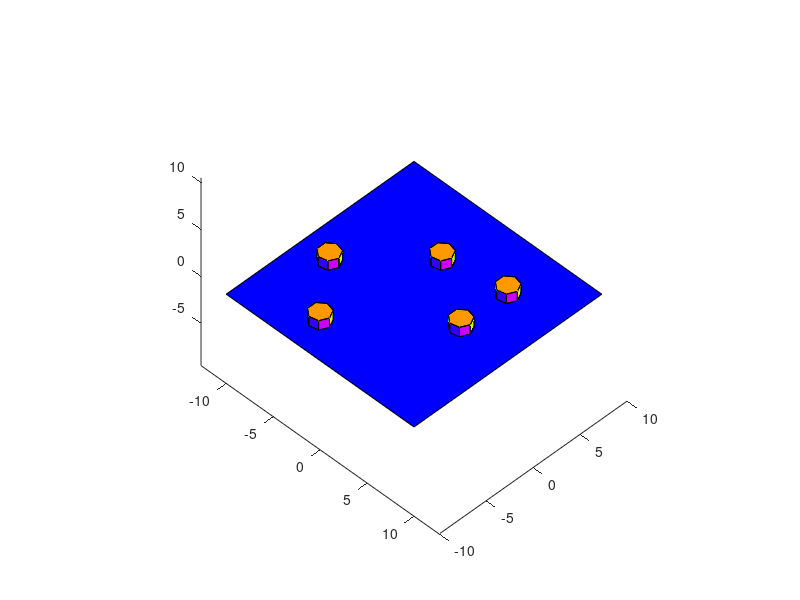

Write MATLAB code to recreate this figure.
% testing to see if I can get some 3-D graphics working
close all

n = 8;
t = linspace(0,2*pi,n)';

octocenters = [-7 -2; 5 5; -1 4; 5 0; -3 -7];
ocs = octocenters;
[num_octos, ~] = size(octocenters);

% 16 for 2 octogons worth of vertices, 3 for 3-D space
all_vertices = zeros(16,3,num_octos);
for j = 1:num_octos
    verticesbottom = cat(2,cos(t)+ocs(j,1),sin(t)+ocs(j,2),zeros(n,1));
    verticestop = cat(2,cos(t)+ocs(j,1),sin(t)+ocs(j,2),ones(n,1));
    all_vertices(:,:,j) = cat(1,verticesbottom,verticestop);
end

top_bottom_faces = [1 2 3 4 5 6 7 8; 9 10 11 12 13 14 15 16];
% we have to repeat redundant coordinates to make faces a matrix
side_faces = ...
    [1 2 10 9 1 1 1 1;
     2 3 11 10 2 2 2 2;
     3 4 12 11 3 3 3 3;
     4 5 13 12 4 4 4 4;
     5 6 14 13 5 5 5 5;
     6 7 15 14 6 6 6 6;
     7 8 16 15 7 7 7 7;
     8 1 9 16 8 8 8 8];
faces = cat(1,top_bottom_faces,side_faces);
[num_faces, ~] = size(faces);

hold on
axis equal

% draw the ground
patch('Vertices',[10 10 0; 10 -10 0; -10 -10 0; -10 10 0], ...
    'Faces',[1 2 3 4],'FaceColor','b');

% draw the octos
for j = 1:num_octos
    patch('Vertices',all_vertices(:,:,j),'Faces',faces,...
        'FaceVertexCData',hsv(num_faces),'FaceColor','flat')
end

view([45 45])




  

